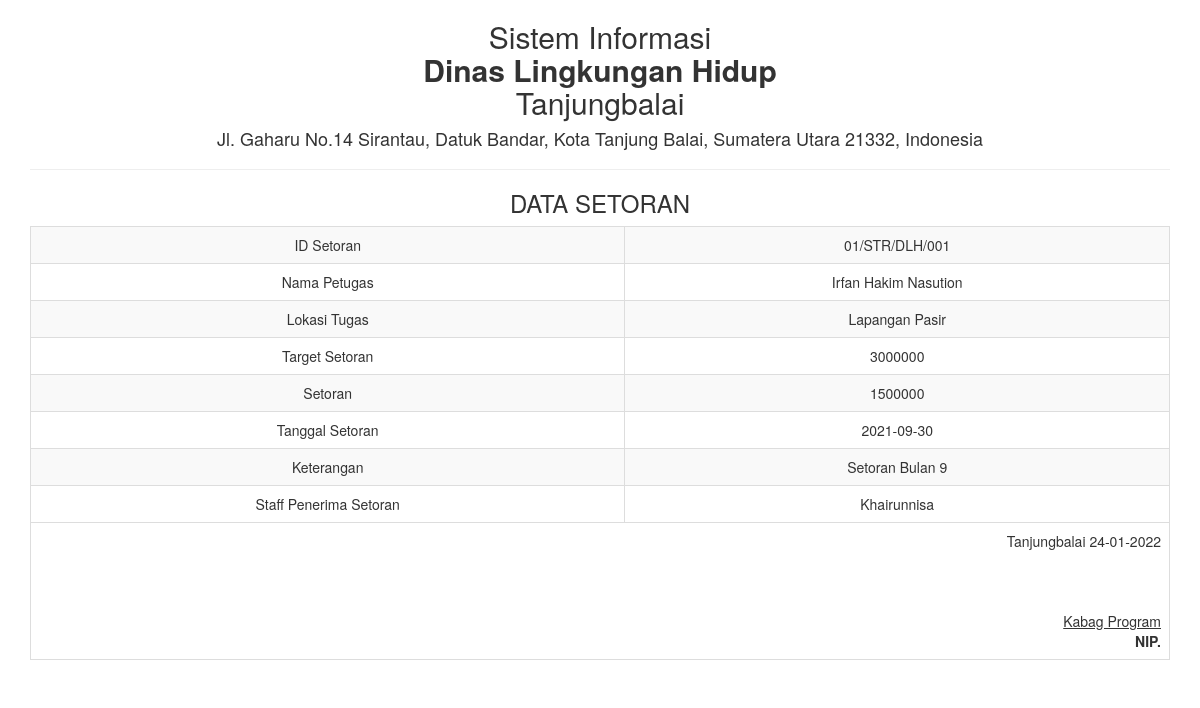
The page /report/setoran_satu.php?id=25 on the database its author committed.
### tables this page shows
CREATE TABLE `tbl_setoran` (
  `id` int(5) NOT NULL,
  `kd_setor` varchar(50) NOT NULL,
  `nm_pemberi` varchar(50) NOT NULL,
  `lokasi_tugas` varchar(200) NOT NULL,
  `target_setoran` int(10) NOT NULL,
  `setoran` int(10) NOT NULL,
  `tgl_setor` date NOT NULL,
  `keterangan` varchar(100) NOT NULL,
  `nm_penerima` varchar(200) NOT NULL
);

### report/setoran_satu.php (the view, shortened to what this page needs)
<!DOCTYPE html>
<html>
    <head>
        <link href="../Assets/css/bootstrap.min.css" rel="stylesheet" type="text/css"/>
    </head>
    <body onload="print()">
        <?php
        include '../config/koneksi.php';
        $sql = "SELECT * FROM tbl_setoran WHERE id='" . $_GET ['id'] . "'";
        $query = mysqli_query($koneksi, $sql) or die("SQL Detail error");
        $data = mysqli_fetch_array($query);
        ?>
        <div class="container">
            <div class='row'>
                <div class="col-sm-12">
                    <div class="text-center">
                        <h2>Sistem Informasi<br><b>Dinas Lingkungan Hidup</b><br>Tanjungbalai </h2>
                        <h4>Jl. Gaharu No.14 Sirantau, Datuk Bandar, Kota Tanjung Balai, Sumatera Utara 21332, Indonesia</h4>
                        <hr>
                        <h3>DATA SETORAN</h3>
                        <table class="table table-bordered table-striped table-hover">
                            <tbody>
								<tr>
                                    <td>ID Setoran</td>
                                    <td><?= $data['kd_setor'] ?></td>
                                </tr>
                                <tr>
                                    <td>Nama Petugas</td>
                                    <td><?= $data['nm_pemberi'] ?></td>
                                </tr>
                                <tr>
                                    <td>Lokasi Tugas</td>
                                    <td><?= $data['lokasi_tugas'] ?></td>
                                </tr>
                                <tr>
                                    <td>Target Setoran</td>
                                    <td><?= $data['target_setoran'] ?></td>
                                </tr>
                                <tr>
                                    <td>Setoran</td>
                                    <td><?= $data['setoran'] ?></td>
                                </tr>
								<tr>
                                    <td>Tanggal Setoran</td>
                                    <td><?= $data['tgl_setor'] ?></td>
                                </tr>
								<tr>
                                    <td>Keterangan</td>
                                    <td><?= $data['keterangan'] ?></td>
                                </tr>
								<tr>
                                    <td>Staff Penerima Setoran</td>
                                    <td><?= $data['nm_penerima'] ?></td>
                                </tr>
                            </tbody>
                            <tfoot>
                                <tr>
                                    <td colspan="2" class="text-right">
                                        Tanjungbalai  <?= date("d-m-Y") ?>
                                        <br><br><br><br>
                                        <u>Kabag Program<strong></u><br>
                                        NIP.
									</td>
								</tr>
							</tfoot>
                        </table>
                    </div>
                </div>
            </div>
    </body>
</html>

### rows shown on the page
tbl_setoran: kd_setor "01/STR/DLH/001", nm_pemberi "Irfan Hakim Nasution", lokasi_tugas "Lapangan Pasir", target_setoran "3000000", setoran "1500000", tgl_setor "2021-09-30", keterangan "Setoran Bulan 9", nm_penerima "Khairunnisa"
